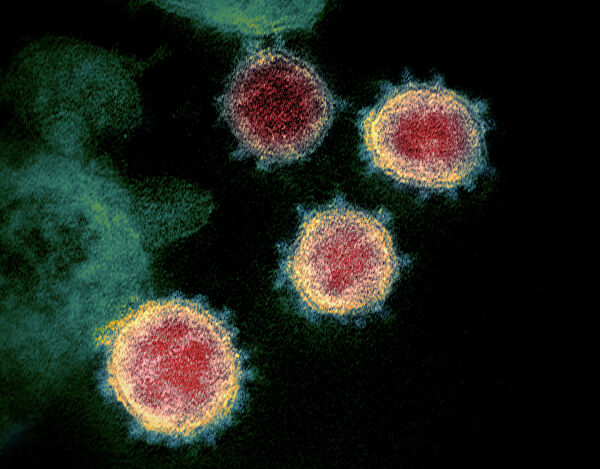
#> input picture image/corona.jpg, 600 x 469 px, found by its file name
$ python criteria_binari.py
#> lines starting #> are read from the running program, lines starting #| are printed output that depends on the picture; after the words box and inside, x2 and y2 are one past the last pixel; in counts of white or black regions, pixels touching at a corner belong together
import cv2 as cv
import numpy as np
from matplotlib import pyplot as plt
img = cv.imread('C:\python\(((_OpenCV\image\corona.jpg',0)
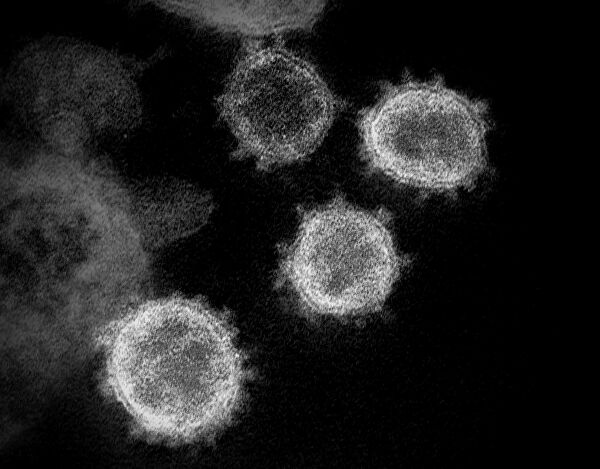
#> img: shape (469, 600); min 0, max 250, mean 33.5
ret,thresh1 = cv.threshold(img,0,255,cv.THRESH_BINARY)
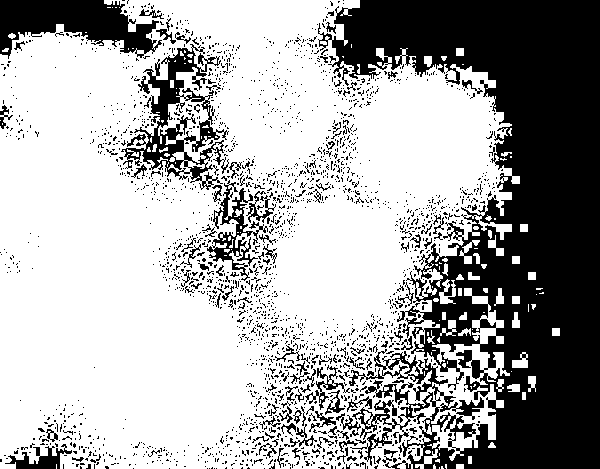
#> thresh1: shape (469, 600); 66.1% white; 2213 black regions (2093 under 20 px), largest, box (x1, y1, x2, y2) and area: (318, 0, 600, 469) 70220, (0, 0, 162, 59) 5361, (121, 44, 229, 190) 4798
ret,thresh2 = cv.threshold(img,0,255,cv.THRESH_BINARY_INV)
ret,thresh3 = cv.threshold(img,0,255,cv.THRESH_TRUNC)
#> thresh3: shape (469, 600); every value is 0
ret,thresh4 = cv.threshold(img,0,255,cv.THRESH_TOZERO)
ret,thresh5 = cv.threshold(img,0,255,cv.THRESH_TOZERO_INV)
titles = ['Original Image','BINARY','BINARY_INV','TRUNC','TOZERO','TOZERO_INV']
images = [img, thresh1, thresh2, thresh3, thresh4, thresh5]
for i in range(6):
    plt.subplot(2,3,i+1),plt.imshow(images[i],'gray',vmin=0,vmax=255)
    plt.title(titles[i])
    plt.xticks([]),plt.yticks([])
plt.savefig('binary2.jpg')
plt.show()
